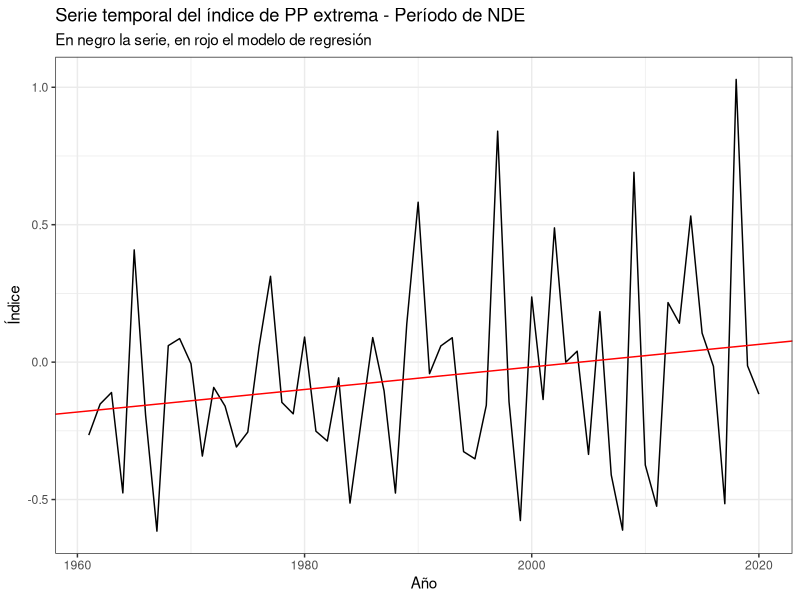
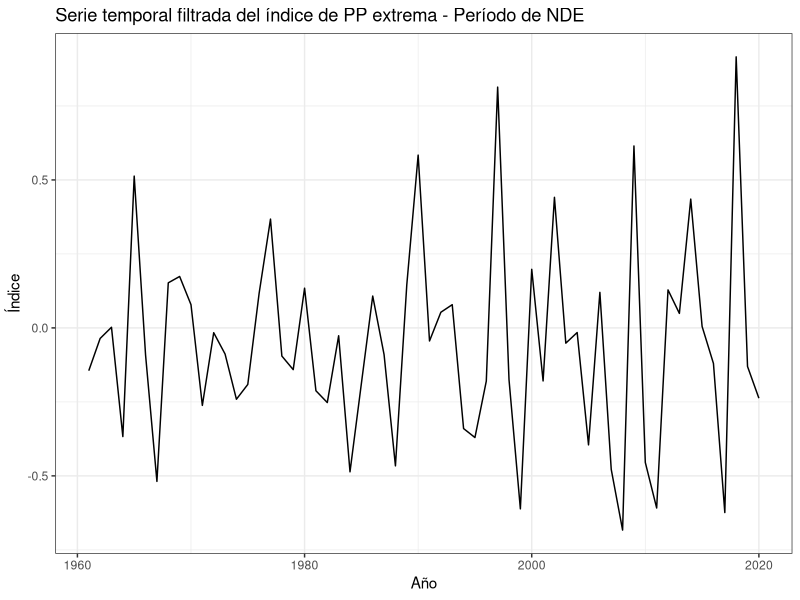
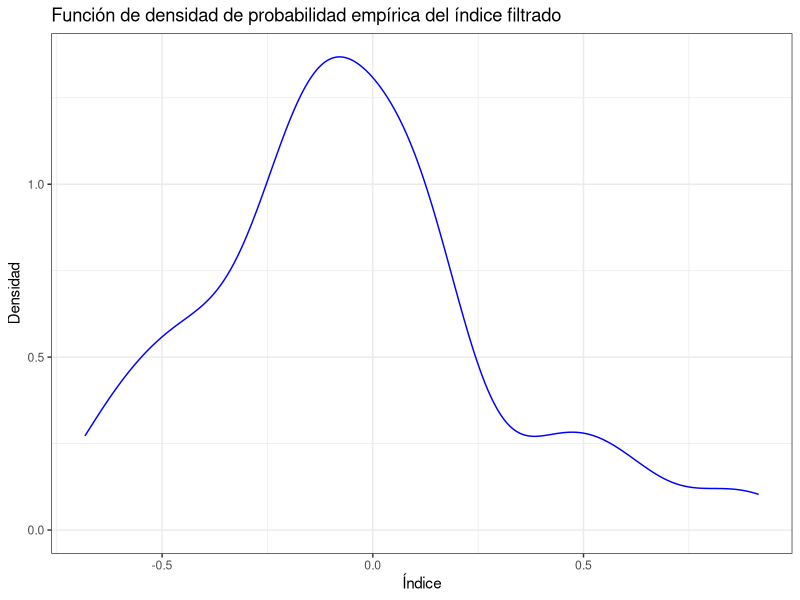
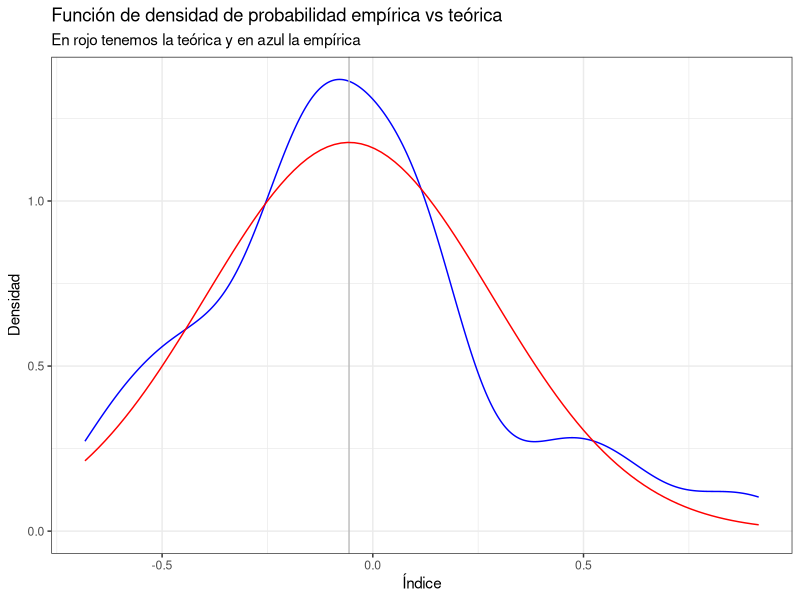

The R script that drew these images, in order:
## 1ER PARCIAL SEGUNDA FECHA ----

# Defino ruta para los archivos
setwd("./obser-hub/Clima_II/Parcial1/2da Fecha/")

# Importo librerias
library(tidyverse)
library(fitdistrplus)

# Leo los datos

PPext<-read_csv("./PPextrema.csv")

Indices<-read_csv("./Indices.csv")

# Inciso a) ----

# Planteo un modelo de regresión lineal para estimar la tendencia de la serie:

modelo<-lm(Centroide~Anio, data = PPext)
ordenada<-modelo$coefficients[1]
pendiente<-modelo$coefficients[2]


# Realización del gráfico:

PPext %>% ggplot(aes(x=Anio,y=Centroide))+
  geom_line()+
  geom_abline(slope = pendiente,intercept = ordenada,color="red")+
  labs(title="Serie temporal del índice de PP extrema - Período de NDE",
       subtitle="En negro la serie, en rojo el modelo de regresión",
       x = "Año",
       y = "Índice")+
  theme_bw()

# Para interpretar si la tendencia es estadísticamente significativa podemos 
# realizar un test de correlación entre el índice y los años.

test<-cor.test(PPext$Centroide, PPext$Anio, conf.level = 0.9, alternative = "greater")
pvalue<-test$p.value

# Filtro la tendencia:

PPext_filtrada <- PPext %>% mutate(Filtrada = mean(Centroide)+modelo$residuals)

# Grafico la serie filtrada:

PPext_filtrada %>% ggplot(aes(x=Anio,y=Filtrada))+
  geom_line()+
  labs(title="Serie temporal filtrada del índice de PP extrema - Período de NDE",
       x = "Año",
       y = "Índice")+
  theme_bw()


# Inciso b) --------
PPext_filtrada %>% ggplot(aes(x=Filtrada))+
  geom_density(color="blue")+
  labs(title= "Función de densidad de probabilidad empírica del índice filtrado",
       x = "Índice",
       y = "Densidad")+
  theme_bw()

# Inciso c) --------
# Obtengo los parámetros a partir del método

ajuste<-fitdist(data = PPext_filtrada$Filtrada,distr = "norm", method = "mle")
media<-ajuste$estimate[1]
desvio<-ajuste$estimate[2]


# Grafico la distribución empírica y la teórica:


PPext_filtrada %>% ggplot(aes(x=Filtrada))+
  geom_density(color="blue")+
  geom_vline(xintercept=media,color="gray")+
  stat_function(fun = dnorm, args = list(mean = media,sd = desvio),color="red")+
  labs(title= "Función de densidad de probabilidad empírica vs teórica",
       subtitle = "En rojo tenemos la teórica y en azul la empírica",
       x = "Índice",
       y = "Densidad")+
  theme_bw()


# Inciso e) ----------

Indices <- Indices %>% pivot_wider(names_from = Indice, values_from = Media)

indices_periodo <- Indices %>% filter(Anio %in% 1990:2020)

pp_periodo <- PPext_filtrada %>% filter(Anio %in% 1991:2020)

cor_test_result<-tibble(c("DMI","Nino12","Nino34","Nino4","SAM"),"p-value")

names(cor_test_result)=c("Indice","p-value")

cor_test_result <- cor_test_result %>% mutate(`p-value`=0)


pvDMI<-cor.test(x=pp_periodo$Filtrada,y=indices_periodo$DMI,method = "spearman")$p.value
pvNino12<-cor.test(x=pp_periodo$Filtrada,y=indices_periodo$Niño12,method = "spearman")$p.value
pvNino34<-cor.test(x=pp_periodo$Filtrada,y=indices_periodo$Niño34,method = "spearman")$p.value
pvNino4<-cor.test(x=pp_periodo$Filtrada,y=indices_periodo$Niño4,method = "spearman")$p.value
pvSAM<-cor.test(x=pp_periodo$Filtrada,y=indices_periodo$SAM,method = "spearman")$p.value

cor_test_result[1,2]<-pvDMI
cor_test_result[2,2]<-pvNino12
cor_test_result[3,2]<-pvNino34
cor_test_result[4,2]<-pvNino4
cor_test_result[5,2]<-pvSAM

# SE PUEDE HACER CON UN FOR LOOP pero me trabe y no me daba el tiempo.
